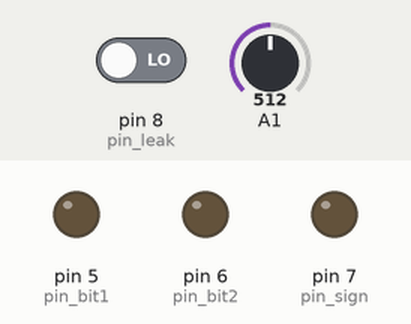
Recording of a sketch running on a simulated Arduino Uno, built with avr-gcc and run on an emulated ATmega328P. Shown: output pins drawn as LEDs (lit = HIGH). The test bench sets the inputs (shaded band); at power-on: A1 = 512, pin 8 (pin_leak) LOW.

Above: at 1.2 s.
1.3 s: A1 set to 624
2.8 s: A1 set to 648
At 4.0 s:
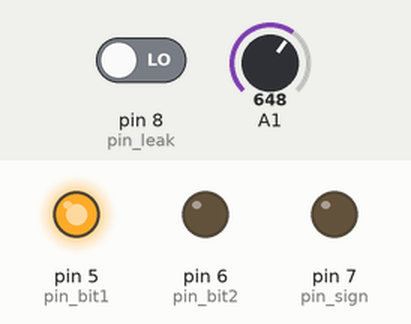
4.3 s: A1 set to 511
At 5.3 s:
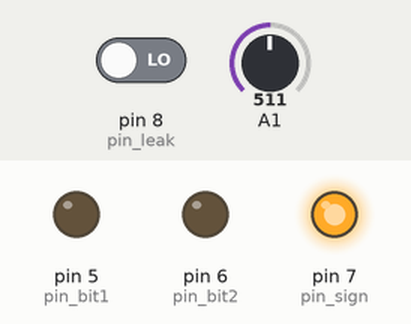
5.8 s: A1 set to 393
7.3 s: A1 set to 367
At 7.6 s:
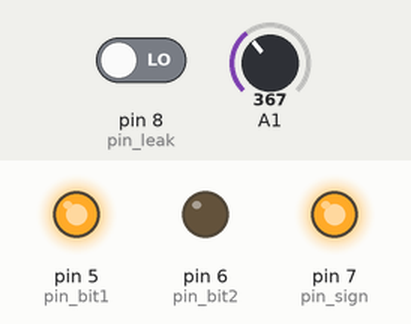
Timing chart, 0 to 10.3 s (numbered marks = the images above; inputs shaded):
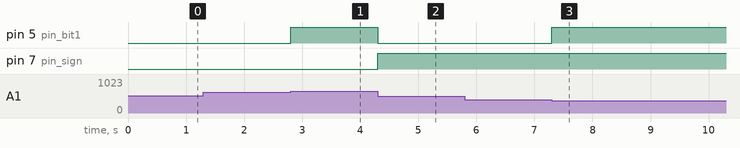

The sketch:

vertical_topside_rov.ino
```cpp
//topside- vertical only

//these are compile macros: the compiler sees this and replaces all instances of these strings in the document with their corresponding value
//thus they don’t take any extra memory as variables, and they cannot be edited
#define pin_bit1 5 //pin#5 is the first bit of the magnitude
#define pin_bit2 6 //pin#6 is the second bit of the magnitude
#define pin_sign 7 //pin#7 is on when motion is negative
#define pin_leak 8 //pin#8 listens for leak signal from onboard

int vert;//stores the magnitude value

void setup(){
	Serial.begin(115200);//print things to the console
	pinMode(pin_leak, INPUT);
	pinMode(pin_sign, OUTPUT);
	pinMode(pin_bit1, OUTPUT);
	pinMode(pin_bit2, OUTPUT);
}

void loop(){
	vert=analogRead(1);//store the potentiometer value of pin A1

	//change the range of values: 0-1023 to 0-7
	vert>>=7;//this is called a bit shift assignment operator- see syntax document

	/*pins 6 and 5 work together to send a 2-bit, 4-value scalar
	 *6 and 5 can either be 00, 01, 10, or 11 respectively
	 *these correspond to the binary values 0-3
	 *combined, they can send those four motor speeds to onboard
	 *thus the vertical motors can be controlled with variable speed
	 *along with pin 7, they can direct the motors in 7 speeds positive or negative
	*/

	if(vert<0b100){//negative values if the potentiometer is below center position
		digitalWrite(pin_sign,HIGH);//turn on the sign pin to show it's negative

		digitalWrite(pin_bit2,~vert&2);//write negative value of negative number: bit #2 in vert to pin_bit2
		digitalWrite(pin_bit1,~vert&1);//squiggle is a bitwise NOT: see syntax document
	}else{
		digitalWrite(pin_sign,LOW);//sign pin is off when joystick value is positive

		digitalWrite(pin_bit2,vert&2);//write bit #2 in vert to pin_bit2
		digitalWrite(pin_bit1,vert&1);//single '&' is a bitwise AND function: see syntax document
	}

	if(digitalRead(pin_leak)){//signal from onboard arduino that leak detector is going off
		Serial.println("warning- leak possible");
	}
}
```

Measured:
- the behaviour switches between 639 and 640 on A1 (found by bisection; images 0 and 1)
- the behaviour switches between 384 and 383 on A1 (found by bisection; images 2 and 3)
- after the input at 1.3 s, every drawn part: stays the same
- after the input at 2.8 s, pin 5 (pin_bit1): LOW → HIGH at once
- after the input at 4.3 s, pin 5 (pin_bit1): HIGH → LOW at once; pin 7 (pin_sign): LOW → HIGH at once
- after the input at 5.8 s, every drawn part: stays the same
- after the input at 7.3 s, pin 5 (pin_bit1): LOW → HIGH at once
